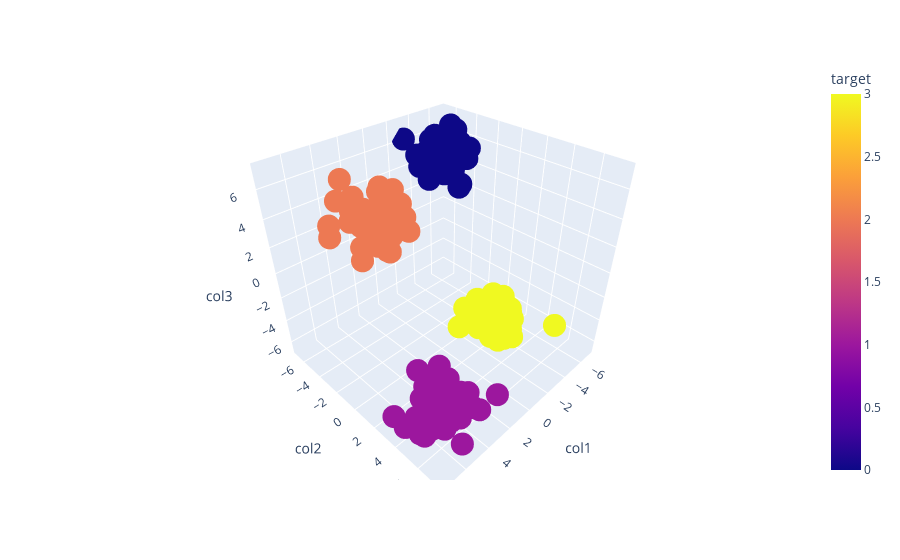

Notebook source saved alongside this figure:
### Code cell
fig = px.scatter_3d(df,x='col1',y='col2',z='col3', color='target')
fig.show()

### Figure 1 — Plotly figure (JSON) as saved in the notebook; plotly's stock layout.template omitted (floating-point values rounded to 4 significant figures; data arrays with more than 128 entries replaced by an {"elided": "..."} marker saying what was removed)
{"data": [{"hovertemplate": "col1=%{x}<br>col2=%{y}<br>col3=%{z}<br>target=%{marker.color}<extra></extra>", "legendgroup": "", "marker": {"color": {"elided": "200 int values"}, "coloraxis": "coloraxis", "symbol": "circle"}, "mode": "markers", "name": "", "scene": "scene", "showlegend": false, "type": "scatter3d", "x": {"elided": "200 float values"}, "y": {"elided": "200 float values"}, "z": {"elided": "200 float values"}}], "layout": {"coloraxis": {"colorbar": {"title": {"text": "target"}}, "colorscale": [[0, "#0d0887"], [0.1111, "#46039f"], [0.2222, "#7201a8"], [0.3333, "#9c179e"], [0.4444, "#bd3786"], [0.5556, "#d8576b"], [0.6667, "#ed7953"], [0.7778, "#fb9f3a"], [0.8889, "#fdca26"], [1, "#f0f921"]]}, "legend": {"tracegroupgap": 0}, "margin": {"t": 60}, "scene": {"domain": {"x": [0, 1], "y": [0, 1]}, "xaxis": {"title": {"text": "col1"}}, "yaxis": {"title": {"text": "col2"}}, "zaxis": {"title": {"text": "col3"}}}}}
